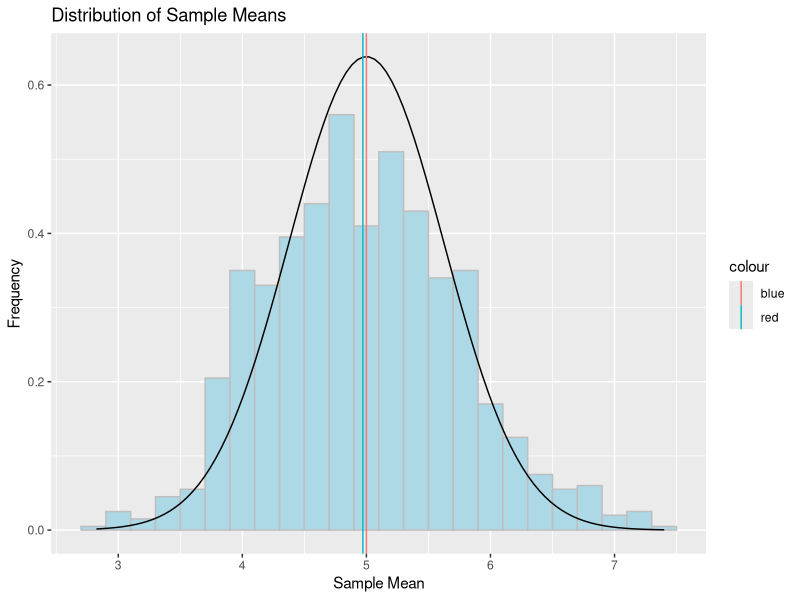
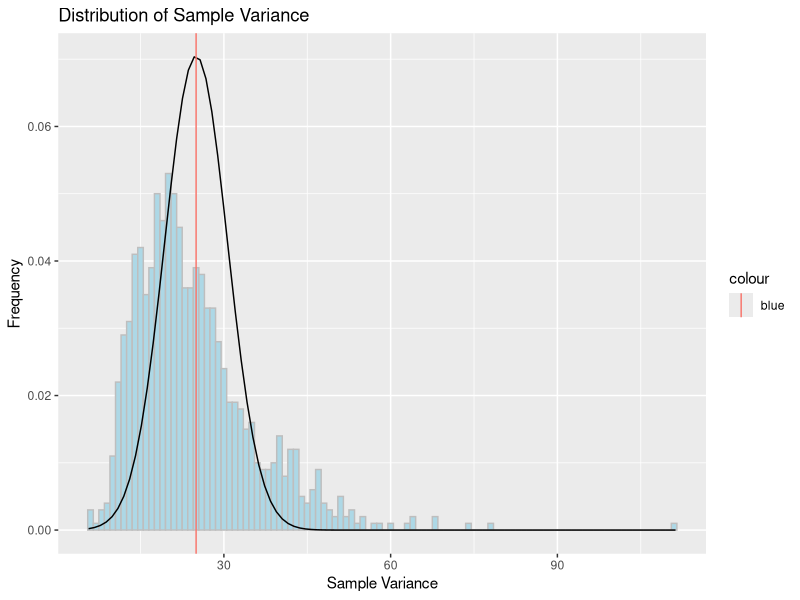

Here is the R script that generated these plots, in order:
## ---- chunk 1
# Clear the working environment
rm(list = ls())
## ---- chunk 2
n <- 40        # Sample size
lambda <- 0.2  # Rate parameter
number_of_simulations <- 1000

mu    <- 1 / lambda   # Theoretical mean
sigma <- 1 / lambda   # Theoretical standard deviation

sample_means     <- NULL
sample_variances <- NULL

for (experiment in 1 : number_of_simulations) {
  sample <- rexp(n = n, rate = lambda)
  sample_means          <- c(sample_means, mean(sample))
  sample_variances      <- c(sample_variances, var(sample))
}

sample_statistics <- data.frame(cbind(sample_means, sample_variances))
names(sample_statistics) <- c("sample_means", "sample_variances")

summary(sample_statistics)
## ---- chunk 3
library(ggplot2)
## ---- chunk 4
x_bar <- mean(sample_statistics$sample_means)
ggplot(data = sample_statistics, aes(x = sample_statistics$sample_means)) + 
  geom_histogram(aes(y = ..density..), 
                 binwidth = 0.2, fill = "lightblue", colour = "grey") + 
  stat_function(fun = dnorm, args = list(mean = mu, sd = sigma^2/n)) +
  geom_vline(aes(xintercept = mu, colour = "blue")) + 
  geom_vline(aes(xintercept = x_bar, colour = "red")) + 
  ggtitle("Distribution of Sample Means") + 
  xlab("Sample Mean") + ylab("Frequency")
## ---- chunk 5
ggplot(data = sample_statistics, aes(x = sample_statistics$sample_variances)) + 
  geom_histogram(aes(y = ..density..), 
                 binwidth = 1, fill = "lightblue", colour = "grey") + 
  stat_function(fun = dnorm, args = list(mean = sigma^2, sd = sqrt(2*sigma^4/(n-1)))) +
  geom_vline(aes(xintercept = sigma^2, colour = "blue")) + 
  ggtitle("Distribution of Sample Variance") + 
  xlab("Sample Variance") + ylab("Frequency")
